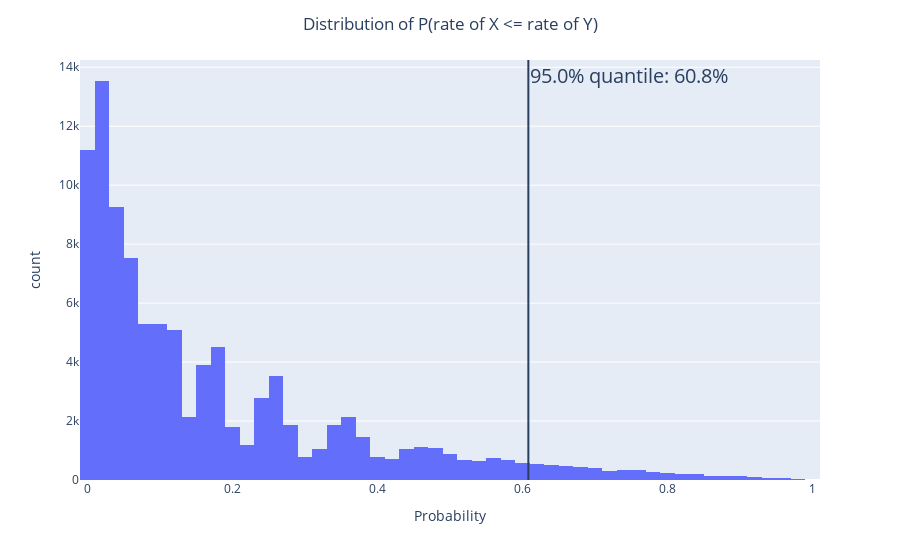

Write notebook code for a chart like this one.
### Code cell
def simulateP(p1, n1, p2, n2, nExperiments=100000, lev=0.95):
    x1=stats.binom.rvs(p=p1, n=n1, size=nExperiments)
    a1=1+x1
    b1=1+n1-x1

    x2=stats.binom.rvs(p=p2, n=n2, size=nExperiments)
    a2=1+x2
    b2=1+n2-x2

    n=500
    betaRVS_1=[stats.beta.rvs(i, j, size=n) for i,j in zip(a1,b1)]
    betaRVS_2=[stats.beta.rvs(i, j, size=n) for i,j in zip(a2,b2)]

    Probability=[i<=j for i,j in zip(betaRVS_1,betaRVS_2)]
    Probability=[np.average(i) for i in Probability] #Monte Carlo estimation of the posterior P(X<Y|data)

    fig=px.histogram(dict(Probability=Probability), x="Probability", nbins=50)
    fig.update_layout(title=dict(text="Distribution of P(rate of X <= rate of Y)", x=0.5))
    quantil=np.quantile(Probability, lev)
    fig.add_vline(x=quantil, annotation_text=f"{lev*100}% quantile: {quantil*100}%", annotation_position="top left", annotation=dict(font_size=20))
    fig.show()

# p1 p2 are the rate of review, n1 n2 are the number of people giving the review.
simulateP(p1=4.2/5, n1=10, p2=3.0/5, n2=18)

### Figure 1 — Plotly figure (JSON) as saved in the notebook; plotly's stock layout.template omitted (floating-point values rounded to 4 significant figures; data arrays with more than 128 entries replaced by an {"elided": "..."} marker saying what was removed)
{"data": [{"alignmentgroup": "True", "bingroup": "x", "hovertemplate": "Probability=%{x}<br>count=%{y}<extra></extra>", "legendgroup": "", "marker": {"color": "#636efa", "pattern": {"shape": ""}}, "name": "", "nbinsx": 50, "offsetgroup": "", "orientation": "v", "showlegend": false, "type": "histogram", "x": {"elided": "100000 float values"}, "xaxis": "x", "yaxis": "y"}], "layout": {"annotations": [{"font": {"size": 20}, "showarrow": false, "text": "95.0% quantile: 60.8%", "x": 0.608, "xanchor": "left", "xref": "x", "y": 1, "yanchor": "top", "yref": "y domain"}], "barmode": "relative", "legend": {"tracegroupgap": 0}, "margin": {"t": 60}, "shapes": [{"type": "line", "x0": 0.608, "x1": 0.608, "xref": "x", "y0": 0, "y1": 1, "yref": "y domain"}], "title": {"text": "Distribution of P(rate of X <= rate of Y)", "x": 0.5}, "xaxis": {"anchor": "y", "domain": [0, 1], "title": {"text": "Probability"}}, "yaxis": {"anchor": "x", "domain": [0, 1], "title": {"text": "count"}}}}
